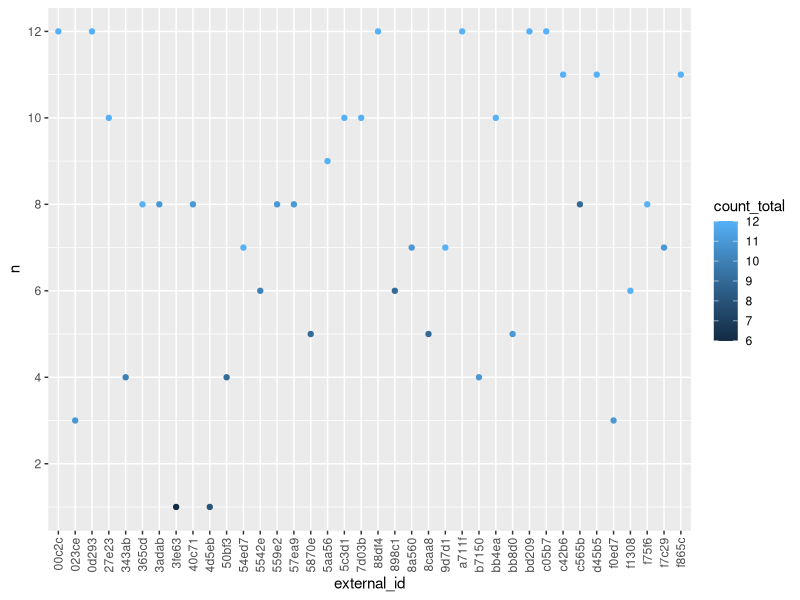
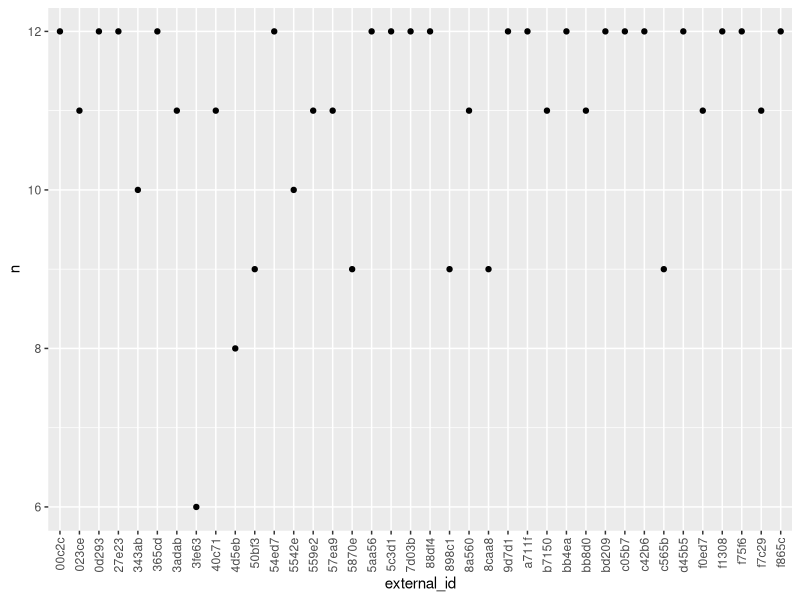
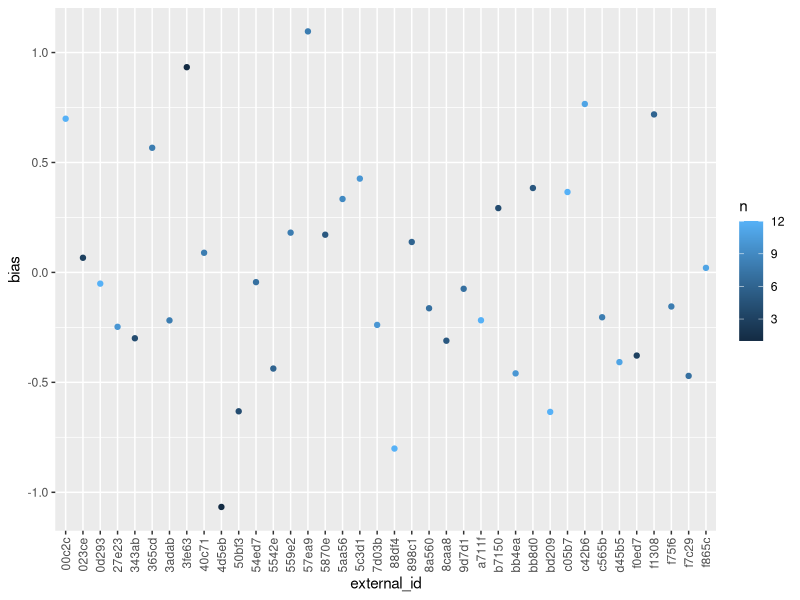
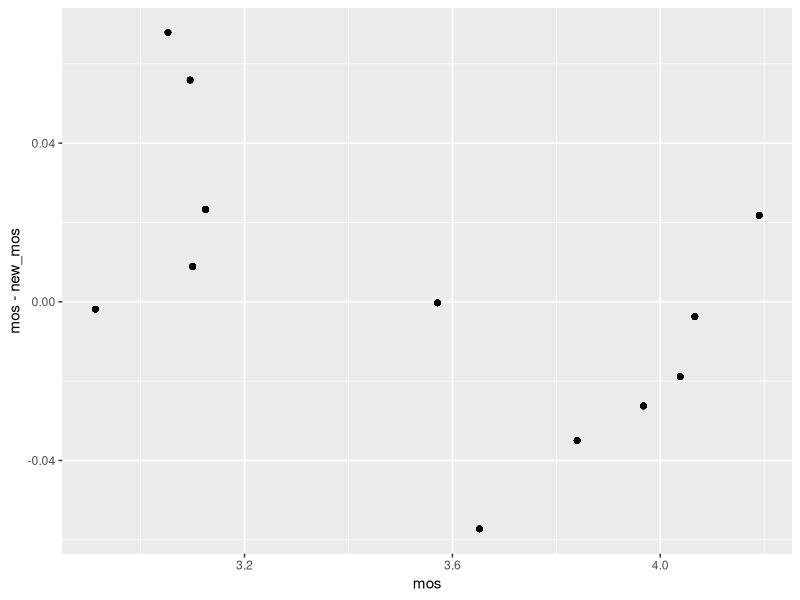
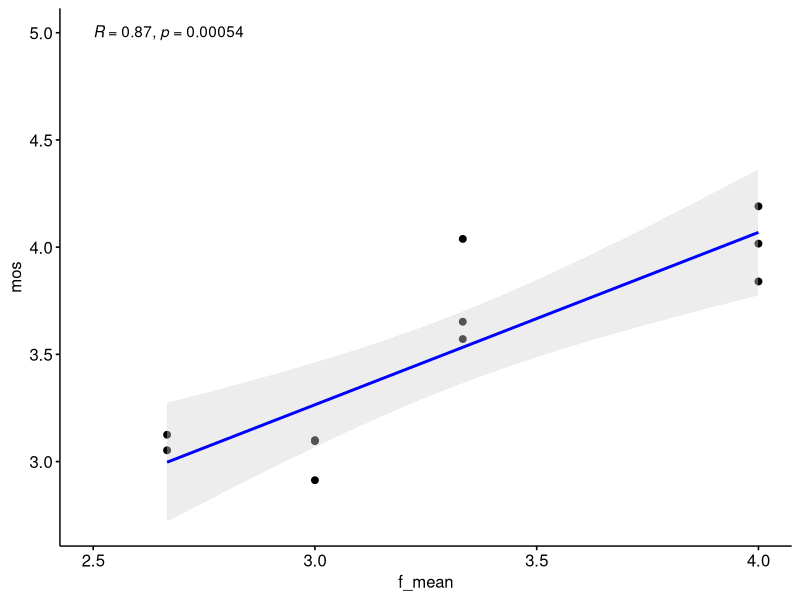
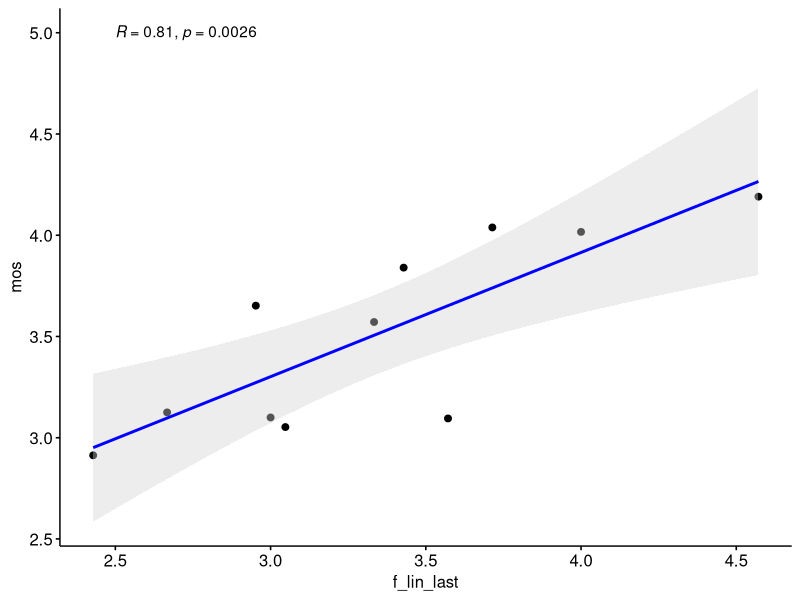
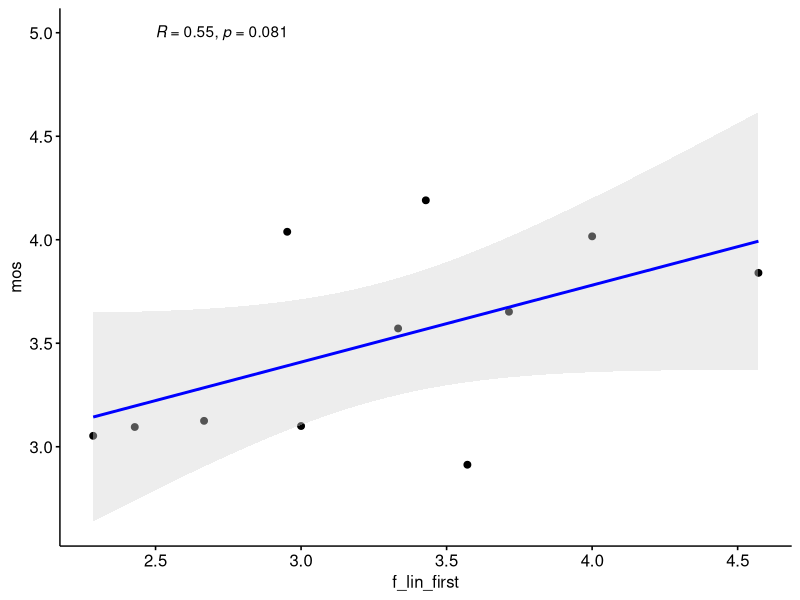
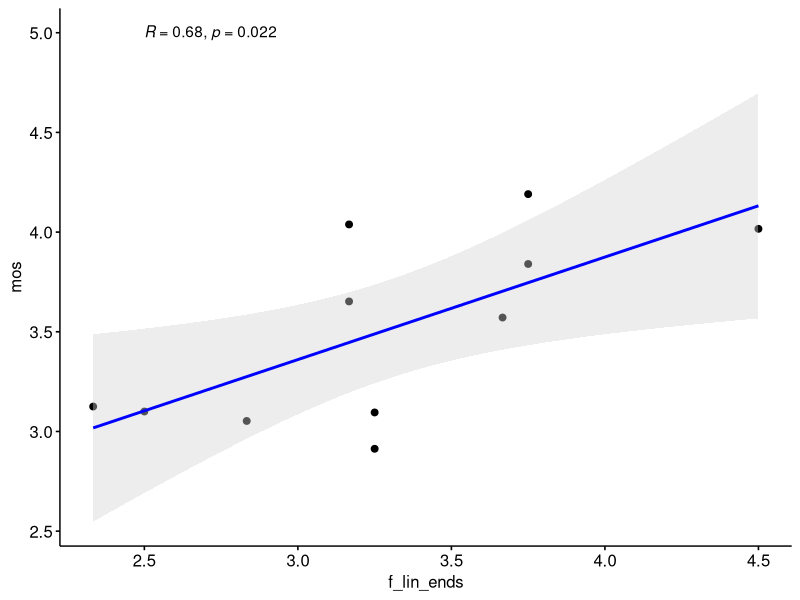

These figures' R source, in order:
## ---- chunk 1
knitr::opts_chunk$set(echo = TRUE)
library(tidyverse)
library(ggpubr)
library(ordinal)
## ---- chunk 2
data_by_weeks <- read_csv("phase4_current_results.csv", col_types = "ffnnnnnnnnnnncc")


## ---- chunk 3

data_by_weeks %>%
  group_by(external_id) %>%
  dplyr::summarise(n = sum(n == 7), count_total = n()) %>%
  ggplot(aes(external_id, n, color = count_total)) + geom_point() + 
    theme(axis.text.x = element_text(angle = 90, vjust = 0.5, hjust=1)) + 
    scale_y_continuous(breaks = seq(0, 20, 2)) 

data_by_weeks %>%
  group_by(external_id) %>%
  dplyr::summarise(n = sum(n >= 3)) %>%
  ggplot(aes(external_id, n)) + geom_point() + 
    theme(axis.text.x = element_text(angle = 90, vjust = 0.5, hjust=1)) + 
    scale_y_continuous(breaks = seq(0, 20, 2)) 

data_by_weeks %>%
  filter(n == 7) %>%
  group_by(week) %>%
  dplyr::mutate(mos = mean(q2)) %>%
  ungroup() %>%
  group_by(external_id) %>%
  dplyr::summarize(bias = mean(q2 - mos, na.rm = TRUE), n = n()) %>%
#  mutate(n = as.factor(n)) %>%
  ggplot(aes(external_id, bias, color = n)) + geom_point() + 
    theme(axis.text.x = element_text(angle = 90, vjust = 0.5, hjust=1))

tmp <- data_by_weeks %>%
  filter(n == 7) %>%
  group_by(week) %>%
  mutate(mos = mean(q2)) %>%
  ungroup() 


data_by_weeks %>%
  filter(n == 7) %>%
  group_by(week) %>%
  dplyr::mutate(mos = mean(q2)) %>%
  ungroup() %>%
  group_by(external_id) %>%
  dplyr::mutate(bias = mean(q2 - mos, na.rm = TRUE)) %>%
  ungroup() %>%
  dplyr::mutate(new_q2 = q2 - bias) %>%
  group_by(week, mos) %>%
  dplyr::mutate(new_mos = mean(new_q2)) %>%
  ggplot(aes(mos, mos - new_mos)) + geom_point()

data_with_bias <- data_by_weeks %>%
  filter(n == 7) %>%
  group_by(week) %>%
  dplyr::mutate(mos = mean(q2)) %>%
  ungroup() %>%
  group_by(external_id) %>%
  dplyr::mutate(bias = mean(q2 - mos, na.rm = TRUE)) %>%
  ungroup() %>%
  mutate(new_q2 = q2 - bias) %>%
  group_by(week, mos) %>%
  dplyr::mutate(new_mos = mean(new_q2))

## ---- chunk 4
f_mean <- function(x) {
  tmp <- x[,1]
  tmp[is.na(x[,1])] <- 0
  norm <- rep(1, nrow(x))
  norm[is.na(x[,1])] <- 0
  for (i in c(2:6)){
    tmp_norm <- rep(1, nrow(x))
    tmp_norm[is.na(x[,i])] <- 0
    norm <- norm + tmp_norm
    tmp_na <- x[,i]
    tmp_na[is.na(tmp_na)] <- 0
    tmp <- tmp + tmp_na
  }
  return(tmp / norm)
}

f_lin_last <- function(x) {
  norm <- rep(1, nrow(x))
  norm[is.na(x[,1])] <- 0
  tmp <- x[,1]
  tmp[is.na(x[,1])] <- 0
  tmp <- tmp * norm
  for (i in c(2:6)){
    tmp_norm <- rep(i, nrow(x))
    tmp_norm[is.na(x[,i])] <- 0
    norm <- norm + tmp_norm
    tmp_na <- x[,i]
    tmp_na[is.na(tmp_na)] <- 0
    tmp <- tmp + tmp_na * tmp_norm
  }
  return(tmp / norm)
}

f_lin_first <- function(x) {
  norm <- rep(6, nrow(x))
  norm[is.na(x[,1])] <- 0
  tmp <- x[,1]
  tmp[is.na(x[,1])] <- 0
  tmp <- tmp * norm
  for (i in c(2:6)){
    tmp_norm <- rep(7-i, nrow(x))
    tmp_norm[is.na(x[,i])] <- 0
    norm <- norm + tmp_norm
    tmp_na <- x[,i]
    tmp_na[is.na(tmp_na)] <- 0
    tmp <- tmp + tmp_na * tmp_norm
  }
  return(tmp / norm)
}

f_lin_ends <- function(x) {
  norm <- rep(3, nrow(x))
  norm[is.na(x[,1])] <- 0
  tmp <- x[,1]
  tmp[is.na(x[,1])] <- 0
  tmp <- tmp * norm
  for (i in c(2:6)){
    tmp_norm <- rep(ceiling(abs(3.5 - i)), nrow(x))
    tmp_norm[is.na(x[,i])] <- 0
    norm <- norm + tmp_norm
    tmp_na <- x[,i]
    tmp_na[is.na(tmp_na)] <- 0
    tmp <- tmp + tmp_na * tmp_norm
  }
  return(tmp / norm)
}

data_by_weeks$f_mean = f_mean(as.matrix(data_by_weeks[,c("mo", "tu", "we", "th", "fr", "sa")]))
data_by_weeks$f_lin_last = f_lin_last(as.matrix(data_by_weeks[,c("mo", "tu", "we", "th", "fr", "sa")]))
data_by_weeks$f_lin_first = f_lin_first(as.matrix(data_by_weeks[,c("mo", "tu", "we", "th", "fr", "sa")]))
data_by_weeks$f_lin_ends = f_lin_ends(as.matrix(data_by_weeks[,c("mo", "tu", "we", "th", "fr", "sa")]))

data_by_weeks$res_mean <- data_by_weeks$f_mean - data_by_weeks$q2
data_by_weeks$res_last <-data_by_weeks$f_lin_last - data_by_weeks$q2
data_by_weeks$res_first <-data_by_weeks$f_lin_first - data_by_weeks$q2
data_by_weeks$res_ends <-data_by_weeks$f_lin_ends - data_by_weeks$q2

data_by_weeks %>%
  filter(n == 7) %>%
  mutate(week_private = mo*10^5+tu*10^4+we*10^3+th*10^2+fr*10+sa) %>%
  group_by(week_private) %>%
  dplyr::summarize(mos = mean(q2), f_mean = mean(f_mean)) %>%
  ggscatter(x = "f_mean", y = "mos",
   add = "reg.line",  # Add regressin line
   add.params = list(color = "blue", fill = "lightgray"), # Customize reg. line
   conf.int = TRUE # Add confidence interval
   ) + 
    stat_cor(method = "pearson", label.x = 2.5, label.y = 5)
  
data_by_weeks %>%
  filter(n == 7) %>%
  mutate(week_private = mo*10^5+tu*10^4+we*10^3+th*10^2+fr*10+sa) %>%
  group_by(week_private) %>%
  dplyr::summarize(mos = mean(q2), f_lin_last = mean(f_lin_last)) %>%
  ggscatter(x = "f_lin_last", y = "mos",
   add = "reg.line",  # Add regressin line
   add.params = list(color = "blue", fill = "lightgray"), # Customize reg. line
   conf.int = TRUE # Add confidence interval
   ) + 
    stat_cor(method = "pearson", label.x = 2.5, label.y = 5)

data_by_weeks %>%
  filter(n == 7) %>%
  mutate(week_private = mo*10^5+tu*10^4+we*10^3+th*10^2+fr*10+sa) %>%
  group_by(week_private) %>%
  dplyr::summarize(mos = mean(q2), f_lin_first = mean(f_lin_first)) %>%
  ggscatter(x = "f_lin_first", y = "mos",
   add = "reg.line",  # Add regressin line
   add.params = list(color = "blue", fill = "lightgray"), # Customize reg. line
   conf.int = TRUE # Add confidence interval
   ) + 
    stat_cor(method = "pearson", label.x = 2.5, label.y = 5)

data_by_weeks %>%
  filter(n == 7) %>%
  mutate(week_private = mo*10^5+tu*10^4+we*10^3+th*10^2+fr*10+sa) %>%
  group_by(week_private) %>%
  dplyr::summarize(mos = mean(q2), f_lin_ends = mean(f_lin_ends)) %>%
  ggscatter(x = "f_lin_ends", y = "mos",
   add = "reg.line",  # Add regressin line
   add.params = list(color = "blue", fill = "lightgray"), # Customize reg. line
   conf.int = TRUE # Add confidence interval
   ) + 
    stat_cor(method = "pearson", label.x = 2.5, label.y = 5)

data_by_weeks %>%
  select(-q4) %>%
  replace(is.na(.), 0) %>%
  mutate(week_private = mo*10^5+tu*10^4+we*10^3+th*10^2+fr*10+sa) %>%
  group_by(week_private) %>%
  dplyr::summarize(mos = mean(q2), f_mean = mean(f_mean), n = n()) %>%
  ggscatter(x = "f_mean", y = "mos",
   add = "reg.line",  # Add regressin line
   add.params = list(color = "blue", fill = "lightgray"), # Customize reg. line
   conf.int = TRUE # Add confidence interval
   ) + 
    stat_cor(method = "pearson", label.x = 2.5, label.y = 5)

data_by_weeks %>%
  select(-q4) %>%
  replace(is.na(.), 0) %>%
  mutate(week_private = mo*10^5+tu*10^4+we*10^3+th*10^2+fr*10+sa) %>%
  group_by(week_private) %>%
  dplyr::summarize(mos = mean(q2), f_lin_last = mean(f_lin_last), n = n()) %>%
  ggscatter(x = "f_lin_last", y = "mos",
   add = "reg.line",  # Add regressin line
   add.params = list(color = "blue", fill = "lightgray"), # Customize reg. line
   conf.int = TRUE # Add confidence interval
   ) + 
    stat_cor(method = "pearson", label.x = 2.5, label.y = 5)

data_by_weeks %>%
  select(-q4) %>%
  replace(is.na(.), 0) %>%
  mutate(week_private = mo*10^5+tu*10^4+we*10^3+th*10^2+fr*10+sa) %>%
  group_by(week_private) %>%
  dplyr::summarize(mos = mean(q2), f_lin_first = mean(f_lin_first), n = n()) %>%
  ggscatter(x = "f_lin_first", y = "mos",
   add = "reg.line",  # Add regressin line
   add.params = list(color = "blue", fill = "lightgray"), # Customize reg. line
   conf.int = TRUE # Add confidence interval
   ) + 
    stat_cor(method = "pearson", label.x = 2.5, label.y = 5)

data_by_weeks %>%
  select(-q4) %>%
  replace(is.na(.), 0) %>%
  mutate(week_private = mo*10^5+tu*10^4+we*10^3+th*10^2+fr*10+sa) %>%
  group_by(week_private) %>%
  dplyr::summarize(mos = mean(q2), f_lin_ends = mean(f_lin_ends), n = n()) %>%
  ggscatter(x = "f_lin_ends", y = "mos",
   add = "reg.line",  # Add regressin line
   add.params = list(color = "blue", fill = "lightgray"), # Customize reg. line
   conf.int = TRUE # Add confidence interval
   ) + 
    stat_cor(method = "pearson", label.x = 2.5, label.y = 5)

#and taking into account number of votes


data_by_weeks %>%
  select(-q4) %>%
  replace(is.na(.), 0) %>%
  mutate(week_private = mo*10^5+tu*10^4+we*10^3+th*10^2+fr*10+sa) %>%
  group_by(week_private) %>%
  dplyr::summarize(mos = mean(q2), f_mean = mean(f_mean), n = n(), week_private = week_private) %>%
  ggscatter(x = "f_mean", y = "mos",
   add = "reg.line",  # Add regressin line
   add.params = list(color = "blue", fill = "lightgray"), # Customize reg. line
   conf.int = TRUE # Add confidence interval
   ) + 
    stat_cor(method = "pearson", label.x = 2.5, label.y = 5)

data_by_weeks %>%
  select(-q4) %>%
  replace(is.na(.), 0) %>%
  mutate(week_private = mo*10^5+tu*10^4+we*10^3+th*10^2+fr*10+sa) %>%
  group_by(week_private) %>%
  dplyr::summarize(mos = mean(q2), f_lin_last = mean(f_lin_last), n = n(), week_private = week_private) %>%
  ggscatter(x = "f_lin_last", y = "mos",
   add = "reg.line",  # Add regressin line
   add.params = list(color = "blue", fill = "lightgray"), # Customize reg. line
   conf.int = TRUE # Add confidence interval
   ) + 
    stat_cor(method = "pearson", label.x = 2.5, label.y = 5)

data_by_weeks %>%
  select(-q4) %>%
  replace(is.na(.), 0) %>%
  mutate(week_private = mo*10^5+tu*10^4+we*10^3+th*10^2+fr*10+sa) %>%
  group_by(week_private) %>%
  dplyr::summarize(mos = mean(q2), f_lin_first = mean(f_lin_first), n = n(), week_private = week_private) %>%
  ggscatter(x = "f_lin_first", y = "mos",
   add = "reg.line",  # Add regressin line
   add.params = list(color = "blue", fill = "lightgray"), # Customize reg. line
   conf.int = TRUE # Add confidence interval
   ) + 
    stat_cor(method = "pearson", label.x = 2.5, label.y = 5)

data_by_weeks %>%
  select(-q4) %>%
  replace(is.na(.), 0) %>%
  mutate(week_private = mo*10^5+tu*10^4+we*10^3+th*10^2+fr*10+sa) %>%
  group_by(week_private) %>%
  dplyr::summarize(mos = mean(q2), f_lin_ends = mean(f_lin_ends), n = n(), week_private = week_private) %>%
  ggscatter(x = "f_lin_ends", y = "mos",
   add = "reg.line",  # Add regressin line
   add.params = list(color = "blue", fill = "lightgray"), # Customize reg. line
   conf.int = TRUE # Add confidence interval
   ) + 
    stat_cor(method = "pearson", label.x = 2.5, label.y = 5)



## ---- chunk 5
data_by_weeks$os <- factor(data_by_weeks$q2, ordered = TRUE, levels = c(1, 2, 3, 4, 5))

model_mean <- clm(os ~ f_mean, data = data_by_weeks, family = "binomial")
summary(model_mean)

model_lin_last <- clm(os ~ f_lin_last, data = data_by_weeks, family = "binomial")
summary(model_lin_last)

model_lin_first <- clm(os ~ f_lin_first, data = data_by_weeks, family = "binomial")
summary(model_lin_first)

model_lin_ends <- clm(os ~ f_lin_ends, data = data_by_weeks, family = "binomial")
summary(model_lin_ends)

model_lin_ends <- clm(os ~ f_mean + f_lin_last + f_lin_first + f_lin_ends, data = data_by_weeks, family = "binomial")
summary(model_lin_ends)

data_only_full <- data_by_weeks[data_by_weeks$n == 7,]

model_mean <- clm(os ~ f_mean, data = data_only_full, family = "binomial")
summary(model_mean)

model_lin_last <- clm(os ~ f_lin_last, data = data_only_full, family = "binomial")
summary(model_lin_last)

model_lin_first <- clm(os ~ f_lin_first, data = data_only_full, family = "binomial")
summary(model_lin_first)

model_lin_ends <- clm(os ~ f_lin_ends, data = data_only_full, family = "binomial")
summary(model_lin_ends)

model_lin_ends <- clm(os ~ f_mean + f_lin_last + f_lin_first + f_lin_ends, data = data_only_full, family = "binomial")
summary(model_lin_ends)
## ---- chunk 6
library(optimx)

kumaraswa_den <- function(x, a, b){
  a * b * x^(a - 1) * (1 - x^a)^(b - 1)
}

f_param <- function(x, a, b) {
  norm_vec <- t(replicate(nrow(x), kumaraswa_den(c(0.01, 0.2, 0.4, 0.6, 0.8, 0.99), a, b)))
  norm = norm_vec[,1]
  norm[is.na(x[,1])] <- 0
  tmp <- x[,1]
  tmp[is.na(x[,1])] <- 0
  tmp <- tmp * norm
  for (i in c(2:6)){
    tmp_norm <- norm_vec[,i]
    tmp_norm[is.na(x[,i])] <- 0
    norm <- norm + tmp_norm
    tmp_na <- x[,i]
    tmp_na[is.na(tmp_na)] <- 0
    tmp <- tmp + tmp_na * tmp_norm
  }
  return(tmp / norm)
}

objective_fun <- function(params, df) {
  a <- params[1]
  b <- params[2]
  
  df$f_param <- f_param(as.matrix(data_by_weeks[,c("mo", "tu", "we", "th", "fr", "sa")]), a, b)
  
  model <- glm(os ~ f_param, data = df, family = "binomial")  
  
  return(AIC(model))  
}

init_params <- c(3.0, 3.0)
lower_bounds <- c(0.001, 0.001)

opt_result <- optimx(init_params, objective_fun, method="L-BFGS-B", 
                     lower=lower_bounds, df = data_by_weeks)

best_params <- opt_result
print(best_params)

plot(seq(0, 1, 0.01), kumaraswa_den(seq(0, 1, 0.01), best_params$p1, best_params$p2))

data_by_weeks$f_param <- f_param(as.matrix(
  data_by_weeks[,c("mo", "tu", "we", "th", "fr", "sa")]), 
  best_params$p1, best_params$p2)

data_by_weeks %>%
  select(-q4) %>%
  replace(is.na(.), 0) %>%
  mutate(week_private = mo*10^5+tu*10^4+we*10^3+th*10^2+fr*10+sa) %>%
  group_by(week_private) %>%
  dplyr::summarize(mos = mean(q2), f_param = mean(f_param), n = n(), week_private = week_private) %>%
  ggscatter(x = "f_param", y = "mos",
   add = "reg.line",  # Add regression line
   add.params = list(color = "blue", fill = "lightgray"), # Customize reg. line
   conf.int = TRUE # Add confidence interval
   ) + 
    stat_cor(method = "pearson", label.x = 2.5, label.y = 5)


## ---- chunk 7
model <- clm(os ~ mo  + we + sa, data = data_by_weeks)
summary(model)
